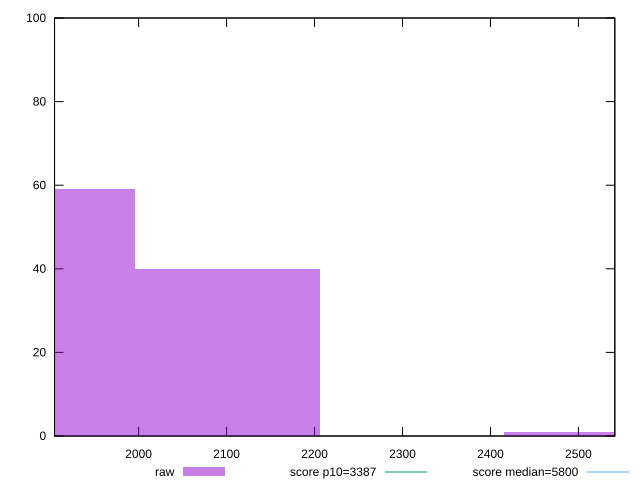

This chart was generated by the following gnuplot code:
reset

$raw <<EOF
2520.8472308364126 1
1890.6354231273094 59
2100.7060256970103 40
EOF

set key outside below
set boxwidth 210.07060256970104
set xrange [1904.4263500000002:2541.386827642822]
set yrange [0:100]
set trange [0:100]
set style fill transparent solid 0.5 noborder

set parametric
set terminal svg size 640, 490 enhanced background rgb 'white'
set output "report_00018_2021-02-10T15-25-16.877Z/speed-index/samples/pages+cached+noadtech+nomedia/raw/histogram.svg"

plot $raw title "raw" with boxes, \
     3387,t title "score p10=3387", \
     5800,t title "score median=5800"

reset
